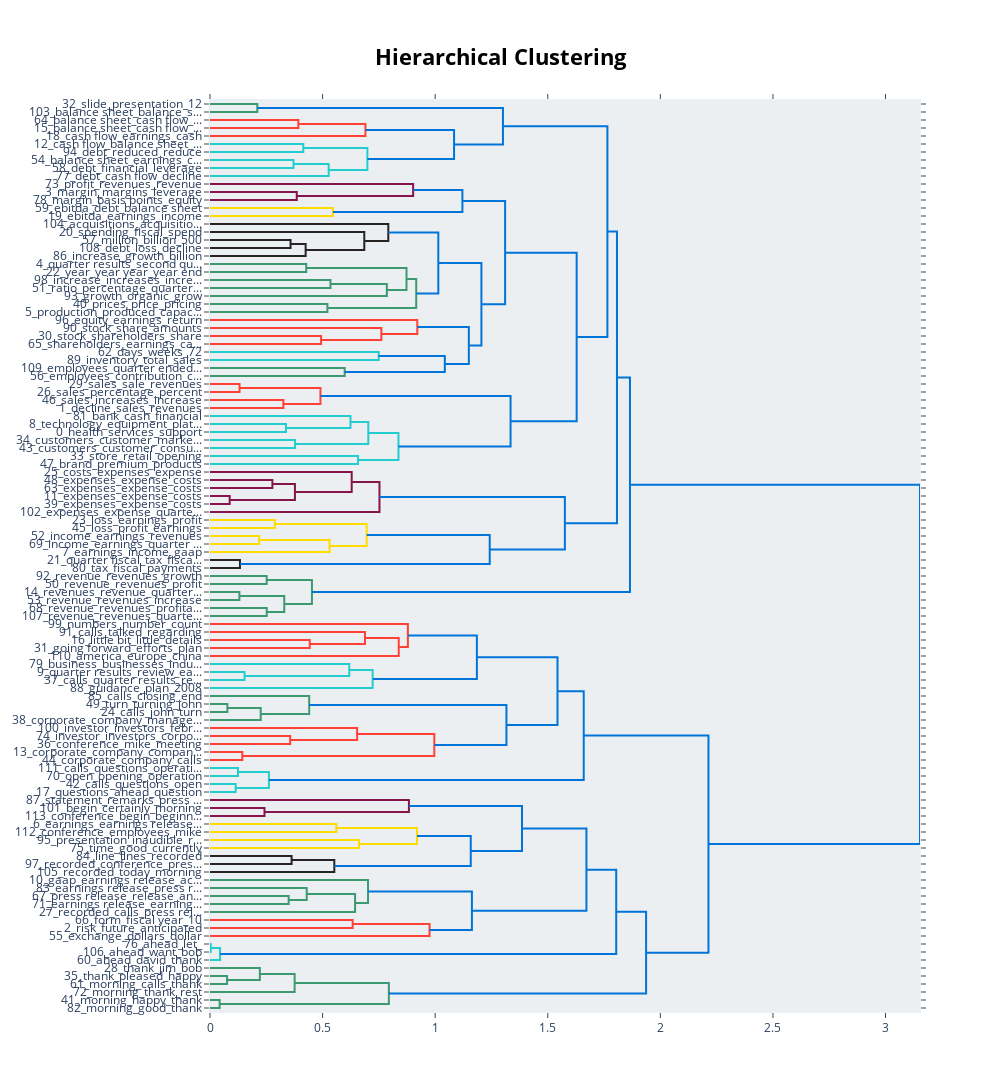

Notebook cell for this chart:
### Markdown cell above
regular bertopic model -> nr topics auto ist viel besser!

### Code cell
topic_model.visualize_hierarchy()

### Figure 1 — Plotly figure (JSON) as saved in the notebook; plotly's stock layout.template omitted (floating-point values rounded to 4 significant figures)
{"data": [{"hoverinfo": "text", "marker": {"color": "rgb(61,153,112)"}, "mode": "lines", "type": "scatter", "x": [0, 0.2102, 0.2102, 0], "xaxis": "x", "y": [-5, -5, -15, -15], "yaxis": "y"}, {"hoverinfo": "text", "marker": {"color": "rgb(255,65,54)"}, "mode": "lines", "type": "scatter", "x": [0, 0.3924, 0.3924, 0], "xaxis": "x", "y": [-25, -25, -35, -35], "yaxis": "y"}, {"hoverinfo": "text", "marker": {"color": "rgb(255,65,54)"}, "mode": "lines", "type": "scatter", "x": [0.3924, 0.6903, 0.6903, 0], "xaxis": "x", "y": [-30, -30, -45, -45], "yaxis": "y"}, {"hoverinfo": "text", "marker": {"color": "rgb(35,205,205)"}, "mode": "lines", "type": "scatter", "x": [0, 0.4143, 0.4143, 0], "xaxis": "x", "y": [-55, -55, -65, -65], "yaxis": "y"}, {"hoverinfo": "text", "marker": {"color": "rgb(35,205,205)"}, "mode": "lines", "type": "scatter", "x": [0, 0.3709, 0.3709, 0], "xaxis": "x", "y": [-75, -75, -85, -85], "yaxis": "y"}, {"hoverinfo": "text", "marker": {"color": "rgb(35,205,205)"}, "mode": "lines", "type": "scatter", "x": [0.3709, 0.5271, 0.5271, 0], "xaxis": "x", "y": [-80, -80, -95, -95], "yaxis": "y"}, {"hoverinfo": "text", "marker": {"color": "rgb(35,205,205)"}, "mode": "lines", "type": "scatter", "x": [0.4143, 0.6989, 0.6989, 0.5271], "xaxis": "x", "y": [-60, -60, -87.5, -87.5], "yaxis": "y"}, {"hoverinfo": "text", "marker": {"color": "rgb(0,116,217)"}, "mode": "lines", "type": "scatter", "x": [0.6903, 1.084, 1.084, 0.6989], "xaxis": "x", "y": [-37.5, -37.5, -73.75, -73.75], "yaxis": "y"}, {"hoverinfo": "text", "marker": {"color": "rgb(0,116,217)"}, "mode": "lines", "type": "scatter", "x": [0.2102, 1.301, 1.301, 1.084], "xaxis": "x", "y": [-10, -10, -55.62, -55.62], "yaxis": "y"}, {"hoverinfo": "text", "marker": {"color": "rgb(133,20,75)"}, "mode": "lines", "type": "scatter", "x": [0, 0.3853, 0.3853, 0], "xaxis": "x", "y": [-115, -115, -125, -125], "yaxis": "y"}, {"hoverinfo": "text", "marker": {"color": "rgb(133,20,75)"}, "mode": "lines", "type": "scatter", "x": [0, 0.9021, 0.9021, 0.3853], "xaxis": "x", "y": [-105, -105, -120, -120], "yaxis": "y"}, {"hoverinfo": "text", "marker": {"color": "rgb(255,220,0)"}, "mode": "lines", "type": "scatter", "x": [0, 0.5458, 0.5458, 0], "xaxis": "x", "y": [-135, -135, -145, -145], "yaxis": "y"}, {"hoverinfo": "text", "marker": {"color": "rgb(0,116,217)"}, "mode": "lines", "type": "scatter", "x": [0.9021, 1.121, 1.121, 0.5458], "xaxis": "x", "y": [-112.5, -112.5, -140, -140], "yaxis": "y"}, {"hoverinfo": "text", "marker": {"color": "rgb(40,35,35)"}, "mode": "lines", "type": "scatter", "x": [0, 0.3577, 0.3577, 0], "xaxis": "x", "y": [-175, -175, -185, -185], "yaxis": "y"}, {"hoverinfo": "text", "marker": {"color": "rgb(40,35,35)"}, "mode": "lines", "type": "scatter", "x": [0.3577, 0.4247, 0.4247, 0], "xaxis": "x", "y": [-180, -180, -195, -195], "yaxis": "y"}, {"hoverinfo": "text", "marker": {"color": "rgb(40,35,35)"}, "mode": "lines", "type": "scatter", "x": [0, 0.6852, 0.6852, 0.4247], "xaxis": "x", "y": [-165, -165, -187.5, -187.5], "yaxis": "y"}, {"hoverinfo": "text", "marker": {"color": "rgb(40,35,35)"}, "mode": "lines", "type": "scatter", "x": [0, 0.7918, 0.7918, 0.6852], "xaxis": "x", "y": [-155, -155, -176.2, -176.2], "yaxis": "y"}, {"hoverinfo": "text", "marker": {"color": "rgb(61,153,112)"}, "mode": "lines", "type": "scatter", "x": [0, 0.4273, 0.4273, 0], "xaxis": "x", "y": [-205, -205, -215, -215], "yaxis": "y"}, {"hoverinfo": "text", "marker": {"color": "rgb(61,153,112)"}, "mode": "lines", "type": "scatter", "x": [0, 0.5349, 0.5349, 0], "xaxis": "x", "y": [-225, -225, -235, -235], "yaxis": "y"}, {"hoverinfo": "text", "marker": {"color": "rgb(61,153,112)"}, "mode": "lines", "type": "scatter", "x": [0.5349, 0.7854, 0.7854, 0], "xaxis": "x", "y": [-230, -230, -245, -245], "yaxis": "y"}, {"hoverinfo": "text", "marker": {"color": "rgb(61,153,112)"}, "mode": "lines", "type": "scatter", "x": [0.4273, 0.8727, 0.8727, 0.7854], "xaxis": "x", "y": [-210, -210, -237.5, -237.5], "yaxis": "y"}, {"hoverinfo": "text", "marker": {"color": "rgb(61,153,112)"}, "mode": "lines", "type": "scatter", "x": [0, 0.5213, 0.5213, 0], "xaxis": "x", "y": [-255, -255, -265, -265], "yaxis": "y"}, {"hoverinfo": "text", "marker": {"color": "rgb(61,153,112)"}, "mode": "lines", "type": "scatter", "x": [0.8727, 0.9158, 0.9158, 0.5213], "xaxis": "x", "y": [-223.8, -223.8, -260, -260], "yaxis": "y"}, {"hoverinfo": "text", "marker": {"color": "rgb(0,116,217)"}, "mode": "lines", "type": "scatter", "x": [0.7918, 1.014, 1.014, 0.9158], "xaxis": "x", "y": [-165.6, -165.6, -241.9, -241.9], "yaxis": "y"}, {"hoverinfo": "text", "marker": {"color": "rgb(255,65,54)"}, "mode": "lines", "type": "scatter", "x": [0, 0.4933, 0.4933, 0], "xaxis": "x", "y": [-295, -295, -305, -305], "yaxis": "y"}, {"hoverinfo": "text", "marker": {"color": "rgb(255,65,54)"}, "mode": "lines", "type": "scatter", "x": [0, 0.7611, 0.7611, 0.4933], "xaxis": "x", "y": [-285, -285, -300, -300], "yaxis": "y"}, {"hoverinfo": "text", "marker": {"color": "rgb(255,65,54)"}, "mode": "lines", "type": "scatter", "x": [0, 0.9206, 0.9206, 0.7611], "xaxis": "x", "y": [-275, -275, -292.5, -292.5], "yaxis": "y"}, {"hoverinfo": "text", "marker": {"color": "rgb(35,205,205)"}, "mode": "lines", "type": "scatter", "x": [0, 0.7492, 0.7492, 0], "xaxis": "x", "y": [-315, -315, -325, -325], "yaxis": "y"}, {"hoverinfo": "text", "marker": {"color": "rgb(61,153,112)"}, "mode": "lines", "type": "scatter", "x": [0, 0.5981, 0.5981, 0], "xaxis": "x", "y": [-335, -335, -345, -345], "yaxis": "y"}, {"hoverinfo": "text", "marker": {"color": "rgb(0,116,217)"}, "mode": "lines", "type": "scatter", "x": [0.7492, 1.043, 1.043, 0.5981], "xaxis": "x", "y": [-320, -320, -340, -340], "yaxis": "y"}, {"hoverinfo": "text", "marker": {"color": "rgb(0,116,217)"}, "mode": "lines", "type": "scatter", "x": [0.9206, 1.149, 1.149, 1.043], "xaxis": "x", "y": [-283.8, -283.8, -330, -330], "yaxis": "y"}, {"hoverinfo": "text", "marker": {"color": "rgb(0,116,217)"}, "mode": "lines", "type": "scatter", "x": [1.014, 1.205, 1.205, 1.149], "xaxis": "x", "y": [-203.8, -203.8, -306.9, -306.9], "yaxis": "y"}, {"hoverinfo": "text", "marker": {"color": "rgb(0,116,217)"}, "mode": "lines", "type": "scatter", "x": [1.121, 1.311, 1.311, 1.205], "xaxis": "x", "y": [-126.2, -126.2, -255.3, -255.3], "yaxis": "y"}, {"hoverinfo": "text", "marker": {"color": "rgb(255,65,54)"}, "mode": "lines", "type": "scatter", "x": [0, 0.1312, 0.1312, 0], "xaxis": "x", "y": [-355, -355, -365, -365], "yaxis": "y"}, {"hoverinfo": "text", "marker": {"color": "rgb(255,65,54)"}, "mode": "lines", "type": "scatter", "x": [0, 0.3259, 0.3259, 0], "xaxis": "x", "y": [-375, -375, -385, -385], "yaxis": "y"}, {"hoverinfo": "text", "marker": {"color": "rgb(255,65,54)"}, "mode": "lines", "type": "scatter", "x": [0.1312, 0.4905, 0.4905, 0.3259], "xaxis": "x", "y": [-360, -360, -380, -380], "yaxis": "y"}, {"hoverinfo": "text", "marker": {"color": "rgb(35,205,205)"}, "mode": "lines", "type": "scatter", "x": [0, 0.3373, 0.3373, 0], "xaxis": "x", "y": [-405, -405, -415, -415], "yaxis": "y"}, {"hoverinfo": "text", "marker": {"color": "rgb(35,205,205)"}, "mode": "lines", "type": "scatter", "x": [0, 0.6237, 0.6237, 0.3373], "xaxis": "x", "y": [-395, -395, -410, -410], "yaxis": "y"}, {"hoverinfo": "text", "marker": {"color": "rgb(35,205,205)"}, "mode": "lines", "type": "scatter", "x": [0, 0.3778, 0.3778, 0], "xaxis": "x", "y": [-425, -425, -435, -435], "yaxis": "y"}, {"hoverinfo": "text", "marker": {"color": "rgb(35,205,205)"}, "mode": "lines", "type": "scatter", "x": [0.6237, 0.703, 0.703, 0.3778], "xaxis": "x", "y": [-402.5, -402.5, -430, -430], "yaxis": "y"}, {"hoverinfo": "text", "marker": {"color": "rgb(35,205,205)"}, "mode": "lines", "type": "scatter", "x": [0, 0.6577, 0.6577, 0], "xaxis": "x", "y": [-445, -445, -455, -455], "yaxis": "y"}, {"hoverinfo": "text", "marker": {"color": "rgb(35,205,205)"}, "mode": "lines", "type": "scatter", "x": [0.703, 0.8369, 0.8369, 0.6577], "xaxis": "x", "y": [-416.2, -416.2, -450, -450], "yaxis": "y"}, {"hoverinfo": "text", "marker": {"color": "rgb(0,116,217)"}, "mode": "lines", "type": "scatter", "x": [0.4905, 1.335, 1.335, 0.8369], "xaxis": "x", "y": [-370, -370, -433.1, -433.1], "yaxis": "y"}, {"hoverinfo": "text", "marker": {"color": "rgb(0,116,217)"}, "mode": "lines", "type": "scatter", "x": [1.311, 1.628, 1.628, 1.335], "xaxis": "x", "y": [-190.8, -190.8, -401.6, -401.6], "yaxis": "y"}, {"hoverinfo": "text", "marker": {"color": "rgb(0,116,217)"}, "mode": "lines", "type": "scatter", "x": [1.301, 1.765, 1.765, 1.628], "xaxis": "x", "y": [-32.81, -32.81, -296.2, -296.2], "yaxis": "y"}, {"hoverinfo": "text", "marker": {"color": "rgb(133,20,75)"}, "mode": "lines", "type": "scatter", "x": [0, 0.2771, 0.2771, 0], "xaxis": "x", "y": [-475, -475, -485, -485], "yaxis": "y"}, {"hoverinfo": "text", "marker": {"color": "rgb(133,20,75)"}, "mode": "lines", "type": "scatter", "x": [0, 0.08738, 0.08738, 0], "xaxis": "x", "y": [-495, -495, -505, -505], "yaxis": "y"}, {"hoverinfo": "text", "marker": {"color": "rgb(133,20,75)"}, "mode": "lines", "type": "scatter", "x": [0.2771, 0.3772, 0.3772, 0.08738], "xaxis": "x", "y": [-480, -480, -500, -500], "yaxis": "y"}, {"hoverinfo": "text", "marker": {"color": "rgb(133,20,75)"}, "mode": "lines", "type": "scatter", "x": [0, 0.6292, 0.6292, 0.3772], "xaxis": "x", "y": [-465, -465, -490, -490], "yaxis": "y"}, {"hoverinfo": "text", "marker": {"color": "rgb(133,20,75)"}, "mode": "lines", "type": "scatter", "x": [0.6292, 0.7526, 0.7526, 0], "xaxis": "x", "y": [-477.5, -477.5, -515, -515], "yaxis": "y"}, {"hoverinfo": "text", "marker": {"color": "rgb(255,220,0)"}, "mode": "lines", "type": "scatter", "x": [0, 0.2882, 0.2882, 0], "xaxis": "x", "y": [-525, -525, -535, -535], "yaxis": "y"}, {"hoverinfo": "text", "marker": {"color": "rgb(255,220,0)"}, "mode": "lines", "type": "scatter", "x": [0, 0.2181, 0.2181, 0], "xaxis": "x", "y": [-545, -545, -555, -555], "yaxis": "y"}, {"hoverinfo": "text", "marker": {"color": "rgb(255,220,0)"}, "mode": "lines", "type": "scatter", "x": [0.2181, 0.531, 0.531, 0], "xaxis": "x", "y": [-550, -550, -565, -565], "yaxis": "y"}, {"hoverinfo": "text", "marker": {"color": "rgb(255,220,0)"}, "mode": "lines", "type": "scatter", "x": [0.2882, 0.6959, 0.6959, 0.531], "xaxis": "x", "y": [-530, -530, -557.5, -557.5], "yaxis": "y"}, {"hoverinfo": "text", "marker": {"color": "rgb(40,35,35)"}, "mode": "lines", "type": "scatter", "x": [0, 0.1331, 0.1331, 0], "xaxis": "x", "y": [-575, -575, -585, -585], "yaxis": "y"}, {"hoverinfo": "text", "marker": {"color": "rgb(0,116,217)"}, "mode": "lines", "type": "scatter", "x": [0.6959, 1.242, 1.242, 0.1331], "xaxis": "x", "y": [-543.8, -543.8, -580, -580], "yaxis": "y"}, {"hoverinfo": "text", "marker": {"color": "rgb(0,116,217)"}, "mode": "lines", "type": "scatter", "x": [0.7526, 1.576, 1.576, 1.242], "xaxis": "x", "y": [-496.2, -496.2, -561.9, -561.9], "yaxis": "y"}, {"hoverinfo": "text", "marker": {"color": "rgb(0,116,217)"}, "mode": "lines", "type": "scatter", "x": [1.765, 1.807, 1.807, 1.576], "xaxis": "x", "y": [-164.5, -164.5, -529.1, -529.1], "yaxis": "y"}, {"hoverinfo": "text", "marker": {"color": "rgb(61,153,112)"}, "mode": "lines", "type": "scatter", "x": [0, 0.2517, 0.2517, 0], "xaxis": "x", "y": [-595, -595, -605, -605], "yaxis": "y"}, {"hoverinfo": "text", "marker": {"color": "rgb(61,153,112)"}, "mode": "lines", "type": "scatter", "x": [0, 0.1305, 0.1305, 0], "xaxis": "x", "y": [-615, -615, -625, -625], "yaxis": "y"}, {"hoverinfo": "text", "marker": {"color": "rgb(61,153,112)"}, "mode": "lines", "type": "scatter", "x": [0, 0.2521, 0.2521, 0], "xaxis": "x", "y": [-635, -635, -645, -645], "yaxis": "y"}, {"hoverinfo": "text", "marker": {"color": "rgb(61,153,112)"}, "mode": "lines", "type": "scatter", "x": [0.1305, 0.3298, 0.3298, 0.2521], "xaxis": "x", "y": [-620, -620, -640, -640], "yaxis": "y"}, {"hoverinfo": "text", "marker": {"color": "rgb(61,153,112)"}, "mode": "lines", "type": "scatter", "x": [0.2517, 0.4527, 0.4527, 0.3298], "xaxis": "x", "y": [-600, -600, -630, -630], "yaxis": "y"}, {"hoverinfo": "text", "marker": {"color": "rgb(0,116,217)"}, "mode": "lines", "type": "scatter", "x": [1.807, 1.865, 1.865, 0.4527], "xaxis": "x", "y": [-346.8, -346.8, -615, -615], "yaxis": "y"}, {"hoverinfo": "text", "marker": {"color": "rgb(255,65,54)"}, "mode": "lines", "type": "scatter", "x": [0, 0.443, 0.443, 0], "xaxis": "x", "y": [-675, -675, -685, -685], "yaxis": "y"}, {"hoverinfo": "text", "marker": {"color": "rgb(255,65,54)"}, "mode": "lines", "type": "scatter", "x": [0, 0.6882, 0.6882, 0.443], "xaxis": "x", "y": [-665, -665, -680, -680], "yaxis": "y"}, {"hoverinfo": "text", "marker": {"color": "rgb(255,65,54)"}, "mode": "lines", "type": "scatter", "x": [0.6882, 0.8382, 0.8382, 0], "xaxis": "x", "y": [-672.5, -672.5, -695, -695], "yaxis": "y"}, {"hoverinfo": "text", "marker": {"color": "rgb(255,65,54)"}, "mode": "lines", "type": "scatter", "x": [0, 0.8788, 0.8788, 0.8382], "xaxis": "x", "y": [-655, -655, -683.8, -683.8], "yaxis": "y"}, {"hoverinfo": "text", "marker": {"color": "rgb(35,205,205)"}, "mode": "lines", "type": "scatter", "x": [0, 0.1533, 0.1533, 0], "xaxis": "x", "y": [-715, -715, -725, -725], "yaxis": "y"}, {"hoverinfo": "text", "marker": {"color": "rgb(35,205,205)"}, "mode": "lines", "type": "scatter", "x": [0, 0.6186, 0.6186, 0.1533], "xaxis": "x", "y": [-705, -705, -720, -720], "yaxis": "y"}, {"hoverinfo": "text", "marker": {"color": "rgb(35,205,205)"}, "mode": "lines", "type": "scatter", "x": [0.6186, 0.7223, 0.7223, 0], "xaxis": "x", "y": [-712.5, -712.5, -735, -735], "yaxis": "y"}, {"hoverinfo": "text", "marker": {"color": "rgb(0,116,217)"}, "mode": "lines", "type": "scatter", "x": [0.8788, 1.185, 1.185, 0.7223], "xaxis": "x", "y": [-669.4, -669.4, -723.8, -723.8], "yaxis": "y"}, {"hoverinfo": "text", "marker": {"color": "rgb(61,153,112)"}, "mode": "lines", "type": "scatter", "x": [0, 0.07715, 0.07715, 0], "xaxis": "x", "y": [-755, -755, -765, -765], "yaxis": "y"}, {"hoverinfo": "text", "marker": {"color": "rgb(61,153,112)"}, "mode": "lines", "type": "scatter", "x": [0.07715, 0.2252, 0.2252, 0], "xaxis": "x", "y": [-760, -760, -775, -775], "yaxis": "y"}, {"hoverinfo": "text", "marker": {"color": "rgb(61,153,112)"}, "mode": "lines", "type": "scatter", "x": [0, 0.4405, 0.4405, 0.2252], "xaxis": "x", "y": [-745, -745, -767.5, -767.5], "yaxis": "y"}, {"hoverinfo": "text", "marker": {"color": "rgb(255,65,54)"}, "mode": "lines", "type": "scatter", "x": [0, 0.3561, 0.3561, 0], "xaxis": "x", "y": [-795, -795, -805, -805], "yaxis": "y"}, {"hoverinfo": "text", "marker": {"color": "rgb(255,65,54)"}, "mode": "lines", "type": "scatter", "x": [0, 0.6533, 0.6533, 0.3561], "xaxis": "x", "y": [-785, -785, -800, -800], "yaxis": "y"}, {"hoverinfo": "text", "marker": {"color": "rgb(255,65,54)"}, "mode": "lines", "type": "scatter", "x": [0, 0.1434, 0.1434, 0], "xaxis": "x", "y": [-815, -815, -825, -825], "yaxis": "y"}, {"hoverinfo": "text", "marker": {"color": "rgb(255,65,54)"}, "mode": "lines", "type": "scatter", "x": [0.6533, 0.9961, 0.9961, 0.1434], "xaxis": "x", "y": [-792.5, -792.5, -820, -820], "yaxis": "y"}, {"hoverinfo": "text", "marker": {"color": "rgb(0,116,217)"}, "mode": "lines", "type": "scatter", "x": [0.4405, 1.316, 1.316, 0.9961], "xaxis": "x", "y": [-756.2, -756.2, -806.2, -806.2], "yaxis": "y"}, {"hoverinfo": "text", "marker": {"color": "rgb(0,116,217)"}, "mode": "lines", "type": "scatter", "x": [1.185, 1.543, 1.543, 1.316], "xaxis": "x", "y": [-696.6, -696.6, -781.2, -781.2], "yaxis": "y"}, {"hoverinfo": "text", "marker": {"color": "rgb(35,205,205)"}, "mode": "lines", "type": "scatter", "x": [0, 0.1244, 0.1244, 0], "xaxis": "x", "y": [-835, -835, -845, -845], "yaxis": "y"}, {"hoverinfo": "text", "marker": {"color": "rgb(35,205,205)"}, "mode": "lines", "type": "scatter", "x": [0, 0.1139, 0.1139, 0], "xaxis": "x", "y": [-855, -855, -865, -865], "yaxis": "y"}, {"hoverinfo": "text", "marker": {"color": "rgb(35,205,205)"}, "mode": "lines", "type": "scatter", "x": [0.1244, 0.2616, 0.2616, 0.1139], "xaxis": "x", "y": [-840, -840, -860, -860], "yaxis": "y"}, {"hoverinfo": "text", "marker": {"color": "rgb(0,116,217)"}, "mode": "lines", "type": "scatter", "x": [1.543, 1.66, 1.66, 0.2616], "xaxis": "x", "y": [-738.9, -738.9, -850, -850], "yaxis": "y"}, {"hoverinfo": "text", "marker": {"color": "rgb(133,20,75)"}, "mode": "lines", "type": "scatter", "x": [0, 0.242, 0.242, 0], "xaxis": "x", "y": [-885, -885, -895, -895], "yaxis": "y"}, {"hoverinfo": "text", "marker": {"color": "rgb(133,20,75)"}, "mode": "lines", "type": "scatter", "x": [0, 0.8834, 0.8834, 0.242], "xaxis": "x", "y": [-875, -875, -890, -890], "yaxis": "y"}, {"hoverinfo": "text", "marker": {"color": "rgb(255,220,0)"}, "mode": "lines", "type": "scatter", "x": [0, 0.5612, 0.5612, 0], "xaxis": "x", "y": [-905, -905, -915, -915], "yaxis": "y"}, {"hoverinfo": "text", "marker": {"color": "rgb(255,220,0)"}, "mode": "lines", "type": "scatter", "x": [0, 0.6621, 0.6621, 0], "xaxis": "x", "y": [-925, -925, -935, -935], "yaxis": "y"}, {"hoverinfo": "text", "marker": {"color": "rgb(255,220,0)"}, "mode": "lines", "type": "scatter", "x": [0.5612, 0.9194, 0.9194, 0.6621], "xaxis": "x", "y": [-910, -910, -930, -930], "yaxis": "y"}, {"hoverinfo": "text", "marker": {"color": "rgb(40,35,35)"}, "mode": "lines", "type": "scatter", "x": [0, 0.3623, 0.3623, 0], "xaxis": "x", "y": [-945, -945, -955, -955], "yaxis": "y"}, {"hoverinfo": "text", "marker": {"color": "rgb(40,35,35)"}, "mode": "lines", "type": "scatter", "x": [0.3623, 0.5521, 0.5521, 0], "xaxis": "x", "y": [-950, -950, -965, -965], "yaxis": "y"}, {"hoverinfo": "text", "marker": {"color": "rgb(0,116,217)"}, "mode": "lines", "type": "scatter", "x": [0.9194, 1.158, 1.158, 0.5521], "xaxis": "x", "y": [-920, -920, -957.5, -957.5], "yaxis": "y"}, {"hoverinfo": "text", "marker": {"color": "rgb(0,116,217)"}, "mode": "lines", "type": "scatter", "x": [0.8834, 1.386, 1.386, 1.158], "xaxis": "x", "y": [-882.5, -882.5, -938.8, -938.8], "yaxis": "y"}, {"hoverinfo": "text", "marker": {"color": "rgb(61,153,112)"}, "mode": "lines", "type": "scatter", "x": [0, 0.3494, 0.3494, 0], "xaxis": "x", "y": [-995, -995, -1005, -1005], "yaxis": "y"}, {"hoverinfo": "text", "marker": {"color": "rgb(61,153,112)"}, "mode": "lines", "type": "scatter", "x": [0, 0.4296, 0.4296, 0.3494], "xaxis": "x", "y": [-985, -985, -1000, -1000], "yaxis": "y"}, {"hoverinfo": "text", "marker": {"color": "rgb(61,153,112)"}, "mode": "lines", "type": "scatter", "x": [0.4296, 0.6443, 0.6443, 0], "xaxis": "x", "y": [-992.5, -992.5, -1015, -1015], "yaxis": "y"}, {"hoverinfo": "text", "marker": {"color": "rgb(61,153,112)"}, "mode": "lines", "type": "scatter", "x": [0, 0.7018, 0.7018, 0.6443], "xaxis": "x", "y": [-975, -975, -1004.0, -1004.0], "yaxis": "y"}, {"hoverinfo": "text", "marker": {"color": "rgb(255,65,54)"}, "mode": "lines", "type": "scatter", "x": [0, 0.6336, 0.6336, 0], "xaxis": "x", "y": [-1025, -1025, -1035, -1035], "yaxis": "y"}, {"hoverinfo": "text", "marker": {"color": "rgb(255,65,54)"}, "mode": "lines", "type": "scatter", "x": [0.6336, 0.975, 0.975, 0], "xaxis": "x", "y": [-1030, -1030, -1045, -1045], "yaxis": "y"}, {"hoverinfo": "text", "marker": {"color": "rgb(0,116,217)"}, "mode": "lines", "type": "scatter", "x": [0.7018, 1.163, 1.163, 0.975], "xaxis": "x", "y": [-989.4, -989.4, -1038.0, -1038.0], "yaxis": "y"}, {"hoverinfo": "text", "marker": {"color": "rgb(0,116,217)"}, "mode": "lines", "type": "scatter", "x": [1.386, 1.672, 1.672, 1.163], "xaxis": "x", "y": [-910.6, -910.6, -1013.0, -1013.0], "yaxis": "y"}, {"hoverinfo": "text", "marker": {"color": "rgb(35,205,205)"}, "mode": "lines", "type": "scatter", "x": [0, 0.003222, 0.003222, 0], "xaxis": "x", "y": [-1055, -1055, -1065, -1065], "yaxis": "y"}, {"hoverinfo": "text", "marker": {"color": "rgb(35,205,205)"}, "mode": "lines", "type": "scatter", "x": [0.003222, 0.04458, 0.04458, 0], "xaxis": "x", "y": [-1060, -1060, -1075, -1075], "yaxis": "y"}, {"hoverinfo": "text", "marker": {"color": "rgb(0,116,217)"}, "mode": "lines", "type": "scatter", "x": [1.672, 1.804, 1.804, 0.04458], "xaxis": "x", "y": [-962.0, -962.0, -1068.0, -1068.0], "yaxis": "y"}, {"hoverinfo": "text", "marker": {"color": "rgb(61,153,112)"}, "mode": "lines", "type": "scatter", "x": [0, 0.0758, 0.0758, 0], "xaxis": "x", "y": [-1095, -1095, -1105, -1105], "yaxis": "y"}, {"hoverinfo": "text", "marker": {"color": "rgb(61,153,112)"}, "mode": "lines", "type": "scatter", "x": [0, 0.2214, 0.2214, 0.0758], "xaxis": "x", "y": [-1085, -1085, -1100, -1100], "yaxis": "y"}, {"hoverinfo": "text", "marker": {"color": "rgb(61,153,112)"}, "mode": "lines", "type": "scatter", "x": [0.2214, 0.3759, 0.3759, 0], "xaxis": "x", "y": [-1092.0, -1092.0, -1115, -1115], "yaxis": "y"}, {"hoverinfo": "text", "marker": {"color": "rgb(61,153,112)"}, "mode": "lines", "type": "scatter", "x": [0, 0.04285, 0.04285, 0], "xaxis": "x", "y": [-1125, -1125, -1135, -1135], "yaxis": "y"}, {"hoverinfo": "text", "marker": {"color": "rgb(61,153,112)"}, "mode": "lines", "type": "scatter", "x": [0.3759, 0.7943, 0.7943, 0.04285], "xaxis": "x", "y": [-1104.0, -1104.0, -1130, -1130], "yaxis": "y"}, {"hoverinfo": "text", "marker": {"color": "rgb(0,116,217)"}, "mode": "lines", "type": "scatter", "x": [1.804, 1.937, 1.937, 0.7943], "xaxis": "x", "y": [-1015.0, -1015.0, -1117.0, -1117.0], "yaxis": "y"}, {"hoverinfo": "text", "marker": {"color": "rgb(0,116,217)"}, "mode": "lines", "type": "scatter", "x": [1.66, 2.214, 2.214, 1.937], "xaxis": "x", "y": [-794.5, -794.5, -1066.0, -1066.0], "yaxis": "y"}, {"hoverinfo": "text", "marker": {"color": "rgb(0,116,217)"}, "mode": "lines", "type": "scatter", "x": [1.865, 3.153, 3.153, 2.214], "xaxis": "x", "y": [-480.9, -480.9, -930.1, -930.1], "yaxis": "y"}], "layout": {"autosize": false, "height": 1910, "hoverlabel": {"bgcolor": "white", "font": {"family": "Rockwell", "size": 16}}, "hovermode": "closest", "plot_bgcolor": "#ECEFF1", "showlegend": false, "title": {"font": {"color": "Black", "size": 22}, "text": "<b>Hierarchical Clustering</b>", "x": 0.5, "xanchor": "center", "yanchor": "top"}, "width": 1000, "xaxis": {"mirror": "allticks", "rangemode": "tozero", "showgrid": false, "showline": true, "showticklabels": true, "ticks": "outside", "type": "linear", "zeroline": false}, "yaxis": {"mirror": "allticks", "range": [-1140, 0], "rangemode": "tozero", "showgrid": false, "showline": true, "showticklabels": true, "tickmode": "array", "ticks": "outside", "ticktext": ["32_slide_presentation_12", "103_balance sheet_balance_s...", "64_balance sheet_cash flow_...", "15_balance sheet_cash flow_...", "18_cash flow_earnings_cash", "12_cash flow_balance sheet_...", "94_debt_reduced_reduce", "54_balance sheet_earnings_c...", "58_debt_financial_leverage", "77_debt_cash flow_decline", "73_profit_revenues_revenue", "3_margin_margins_leverage", "78_margin_basis points_equity", "59_ebitda_debt_balance sheet", "19_ebitda_earnings_income", "104_acquisitions_acquisitio...", "20_spending_fiscal_spend", "57_million_billion_500", "108_debt_loss_decline", "86_increase_growth_billion", "4_quarter results_second qu...", "22_year_year year_year end", "98_increase_increases_incre...", "51_ratio_percentage_quarter...", "93_growth_organic_grow", "40_prices_price_pricing", "5_production_produced_capac...", "96_equity_earnings_return", "90_stock_share_amounts", "30_stock_shareholders_share", "65_shareholders_earnings_ca...", "62_days_weeks_72", "89_inventory_total_sales", "109_employees_quarter ended...", "56_employees_contribution_c...", "29_sales_sale_revenues", "26_sales_percentage_percent", "46_sales_increases_increase", "1_decline_sales_revenues", "81_bank_cash_financial", "8_technology_equipment_plat...", "0_health_services_support", "34_customers_customer_marke...", "43_customers_customer_consu...", "33_store_retail_opening", "47_brand_premium_products", "25_costs_expenses_expense", "48_expenses_expense_costs", "63_expenses_expense_costs", "11_expenses_expense_costs", "39_expenses_expense_costs", "102_expenses_expense_quarte...", "23_loss_earnings_profit", "45_loss_profit_earnings", "52_income_earnings_revenues", "69_income_earnings_quarter ...", "7_earnings_income_gaap", "21_quarter fiscal_tax_fisca...", "80_tax_fiscal_payments", "92_revenue_revenues_growth", "50_revenue_revenues_profit", "14_revenues_revenue_quarter...", "53_revenue_revenues_increase", "68_revenue_revenues_profita...", "107_revenue_revenues_quarte...", "99_numbers_number_count", "91_calls_talked_regarding", "16_little bit_little_details", "31_going forward_efforts_plan", "110_america_europe_china", "79_business_businesses_indu...", "9_quarter results_review_ea...", "37_calls_quarter results_re...", "88_guidance_plan_2008", "85_calls_closing_end", "49_turn_turning_john", "24_calls_john_turn", "38_corporate_company_manage...", "100_investor_investors_febr...", "74_investor_investors_corpo...", "36_conference_mike_meeting", "13_corporate_company_compan...", "44_corporate_company_calls", "111_calls_questions_operati...", "70_open_opening_operation", "42_calls_questions_open", "17_questions_ahead_question", "87_statement_remarks_press ...", "101_begin_certainly_morning", "113_conference_begin_beginn...", "6_earnings_earnings release...", "112_conference_employees_mike", "95_presentation_inaudible_r...", "75_time_good_currently", "84_line_lines_recorded", "97_recorded_conference_pres...", "105_recorded_today_morning", "10_gaap_earnings release_ac...", "83_earnings release_press r...", "67_press release_release_an...", "71_earnings release_earning...", "27_recorded_calls_press rel...", "66_form_fiscal year_10", "2_risk_future_anticipated", "55_exchange_dollars_dollar", "76_ahead_let_", "106_ahead_want_bob", "60_ahead_david_thank", "28_thank_jim_bob", "35_thank_pleased_happy", "61_morning_calls_thank", "72_morning_thank_rest", "41_morning_happy_thank", "82_morning_good_thank"], "tickvals": [-5, -15, -25, -35, -45, -55, -65, -75, -85, -95, -105, -115, -125, -135, -145, -155, -165, -175, -185, -195, -205, -215, -225, -235, -245, -255, -265, -275, -285, -295, -305, -315, -325, -335, -345, -355, -365, -375, -385, -395, -405, -415, -425, -435, -445, -455, -465, -475, -485, -495, -505, -515, -525, -535, -545, -555, -565, -575, -585, -595, -605, -615, -625, -635, -645, -655, -665, -675, -685, -695, -705, -715, -725, -735, -745, -755, -765, -775, -785, -795, -805, -815, -825, -835, -845, -855, -865, -875, -885, -895, -905, -915, -925, -935, -945, -955, -965, -975, -985, -995, -1005, -1015, -1025, -1035, -1045, -1055, -1065, -1075, -1085, -1095, -1105, -1115, -1125, -1135], "type": "linear", "zeroline": false}}}
